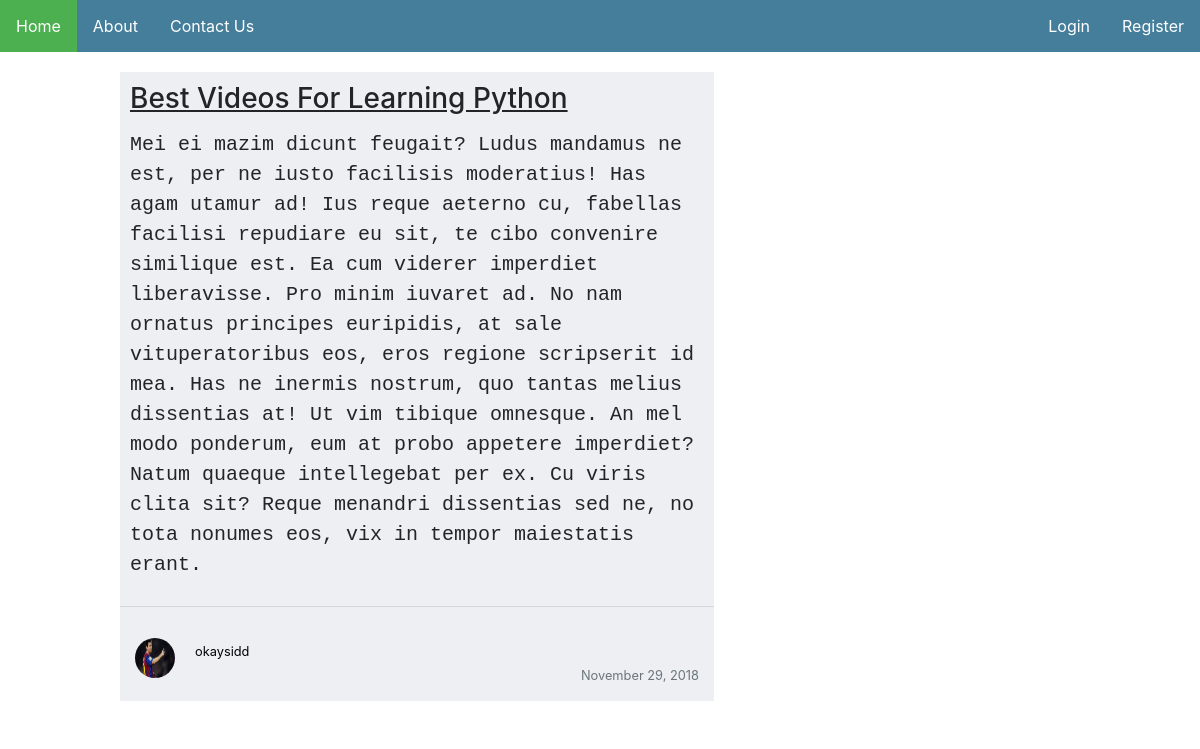
The page /post/29 on the database its author committed.
### blog/models.py (models this page shows, shortened)
class Post(models.Model):
    title = models.CharField(max_length=100)
    content = models.TextField()
    date_posted = models.DateTimeField(auto_now_add=True)
    author = models.ForeignKey(User, on_delete=models.CASCADE)

### users/models.py (models this page shows, shortened)
class Profile(models.Model):
    user = models.OneToOneField(User, on_delete=models.CASCADE)
    image = models.ImageField(default='default.jpeg', upload_to='profile_pics')

### blog/views.py (the view)
# urls.py: path('post/<int:pk>', PostDetailView.as_view(), name='post_detail'),
class PostDetailView(DetailView):
    model = Post

### blog/templates/blog/post_detail.html (shortened to what this page needs)
{% extends "blog/base.html" %}
{% block content %}
  <div class="clearfix" style="margin-left: 100px; width: 55%; float:left;">
    <div class="box" style="float:left; background-color:#edeff2; width: 90%;">
      <h3 align="left" style="height: 40px;">{{ object.title }}</h3>
      <p>{{ object.content }}</p>
      <hr>
      <div style="width: 100%; height: auto; overflow: hidden; padding: 15px">
            <a href="{% url 'user_posts' object.author.username %}">
              <img class="rounded-circle" style="float: left; width:40px; height:40px;" src="{{ post.author.profile.image.url }}">
            </a>
            <div style="width: 75%; float: left; padding-left: 20px;">
              <a style="color: black;" href="{% url 'user_posts' object.author.username %}"><small>{{ post.author }}</small></a>
            </div>
        <div style="float: right;"><small class="text-muted">{{ object.date_posted|date:'F d, Y' }}</small></div>
      </div>
    </div>
  </div>
{% endblock content %}

### blog/static/blog/main.css (style rules this page uses)
body { margin: 0; }
* { box-sizing: border-box; }
.box { margin: 20px; float: left; }
.clearfix::after { content: ""; clear: none; display: table; margin: auto; padding: 10px; }
h3, p, h5, h6 { padding: 10px; }
p { font-family: Monospace; font-size: 20px; }
h3 { text-decoration: underline; }

### rows shown on the page
Post: title "Best Videos For Learning Python", content "Mei ei mazim dicunt feugait? Ludus mandamus ne est, per ne iusto facilisis moderatius! Has agam utamur ad! Ius reque aeterno cu, fabellas facilisi repudiare eu sit, te cibo convenire similique est. Ea cum viderer imperdiet liberavisse. Pro minim iuvaret ad. No nam ornatus principes euripidis, at sale vituperatoribus eos, eros regione scripserit id mea. Has ne inermis nostrum, quo tantas melius dissentias at! Ut vim tibique omnesque. An mel modo ponderum, eum at probo appetere imperdiet? Natum quaeque intellegebat per ex. Cu viris clita sit? Reque menandri dissentias sed ne, no tota nonumes eos, vix in tempor maiestatis erant.", author.profile.image (picture), author "okaysidd", date_posted "November 29, 2018"
